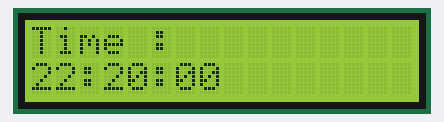
This sketch was run on a simulated Arduino Uno, built with avr-gcc and run on an emulated ATmega328P. On the bench: 16×2 character LCD.

Above: at 0.1 s.
At 4.2 s:
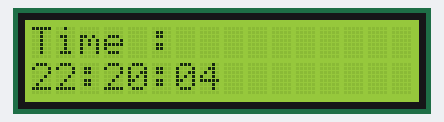
At 9.2 s:
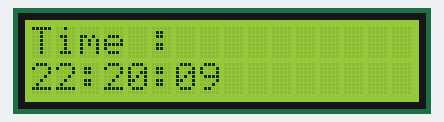
At 19.3 s:
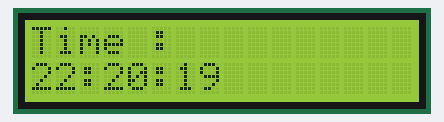
At 28.4 s:
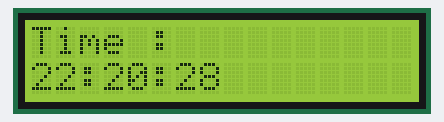
At 38.5 s:
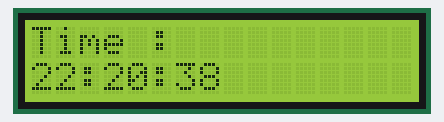

The sketch:

lcd.ino
```cpp
#include <LiquidCrystal_I2C.h>
#include <TimeLib.h>

LiquidCrystal_I2C lcd(0x27, 16, 2); // I2C address 0x27

void setup() {
  Serial.begin(115200);
  lcd.begin();
  lcd.backlight();

  // Set time manually: setTime(hour, minute, second, day, month, year)
  setTime(22, 20, 0, 6, 9, 2025); // 10:13 PM, 6 Sept 2025

  lcd.setCursor(0, 0);
  lcd.print("Time :");
}

void loop() {
  // Format time as HH:MM:SS
  char timeStr[9];
  sprintf(timeStr, "%02d:%02d:%02d", hour(), minute(), second());

  lcd.setCursor(0, 1);
  lcd.print(timeStr);

  delay(1000);
}
```

Measured:
- what the display in image 1 shows lasts 1.0 s, from 4.1 s to 5.1 s
